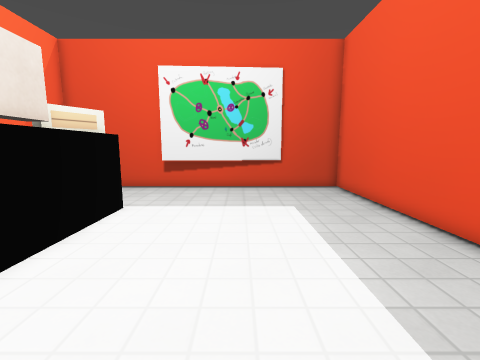
View 1 (above)

12 first-person views from a walk through a 3-D level made in the Godot game engine. The camera is 1.2 m above the floor, tilts 8° down and sees 90° across. The floor is counted in squares, 0.5 m on a side. Each view is taken from the middle of a square. On the plan, view 1 faces up. The plan holds only what a view shows up to about 17 squares ahead; the rest is blank. The place goes on beyond the plan. Some surface patterns are stand-ins.

View 2
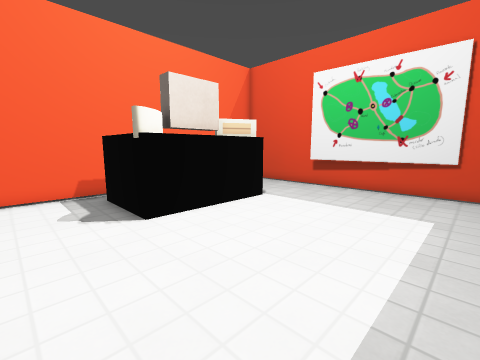

View 3
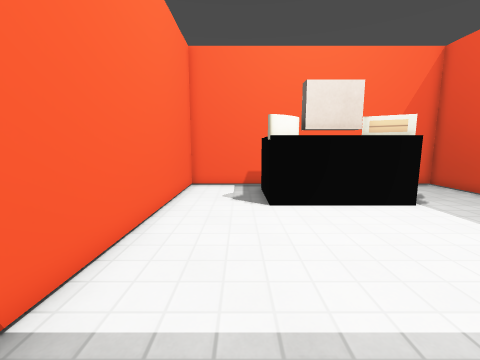

View 4
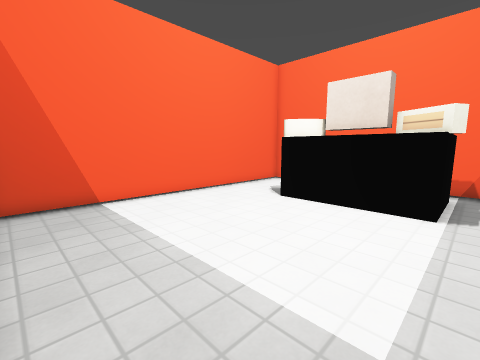

View 5
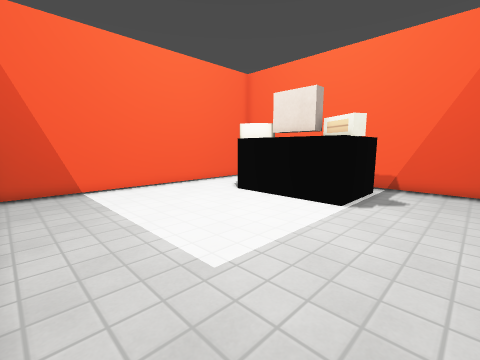

View 6
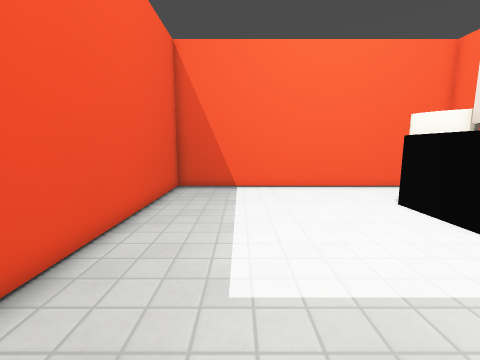

View 7
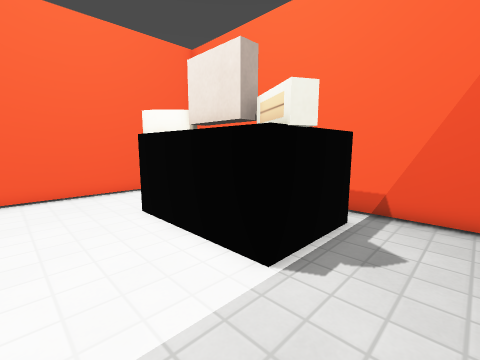

View 8
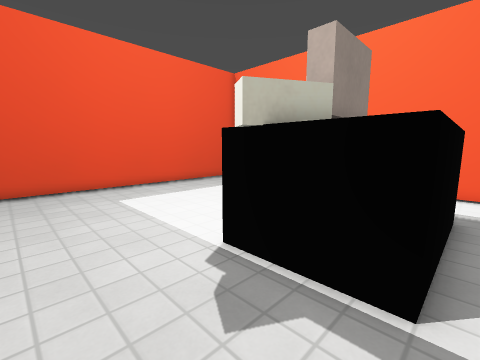

View 9
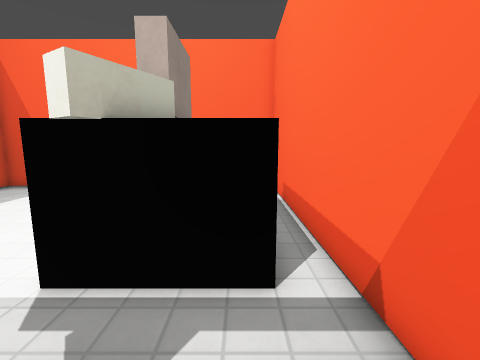

View 10
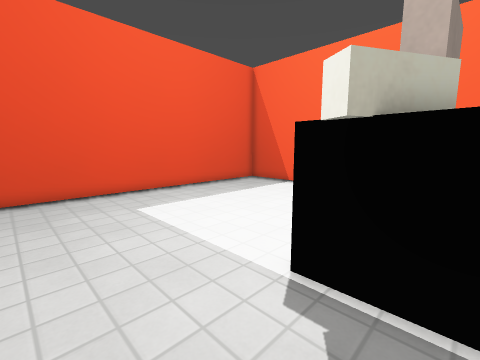

View 11
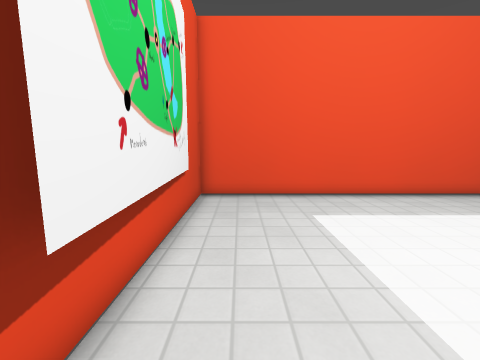

View 12
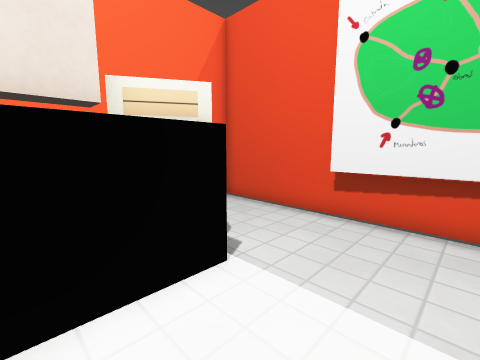

### Floor plan
Key: @ floor where view 1 was taken; # wall or solid block; . floor; ^ raised ledge; R radio; C cylinder; O other object.
Columns run from 10 left of view 1 to 6 right of it. Each row starts with its distance up from view 1.
 14 #################
 13 #...............#
 12 #...............#
 11 #...............#
 10 #...............#
  9 #.^^R^..........#
  8 #. ^R^..........#
  7 #.  O^..........#
  6 #.  #^..........#
  5 #.  #^..........#
  4 #.  ##..........#
  3 #.^^^C..........#
  2 #...............#
  1 #...............#
  0 #.........@.....#
 -1 #################

Where each view was taken, in squares from view 1:
view 1: 0 up, 0 right, facing up
view 2: 0 up, 3 right, facing up-left
view 3: 2 up, 5 right, facing left
view 4: 10 up, 5 right, facing down-left
view 5: 13 up, 5 right, facing down-left
view 6: 13 up, 2 right, facing down
view 7: 12 up, 1 left, facing down-left
view 8: 13 up, 9 left, facing down-right
view 9: 13 up, 8 left, facing down
view 10: 13 up, 7 left, facing down-right
view 11: 12 up, 6 left, facing right
view 12: 6 up, 1 left, facing up-left
